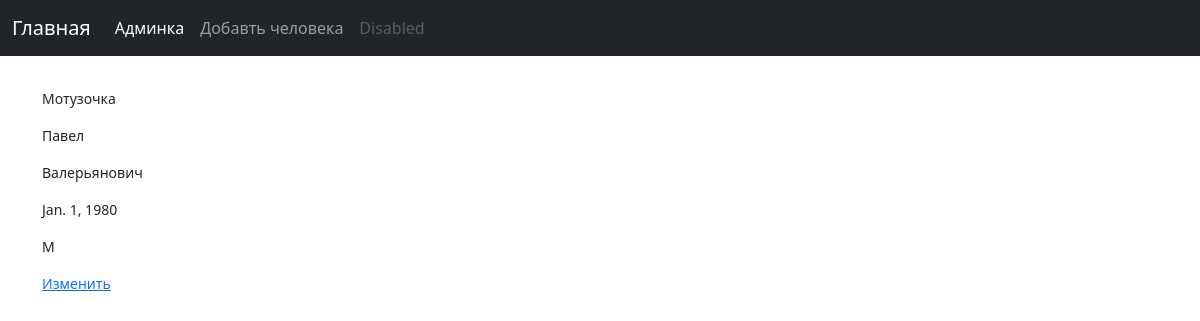
The page /detail/2/ on the database its author committed.
### mobilization/models.py (models this page shows, shortened)
class Person(models.Model):
    STATUS_TYPES_CHOISES = [
        ("M", "Мобилизованный"),
        ("W", "Военнослужащий"),
        ("D", "Погибший"),
        ("C", "Комиссованный"),
        ("L", "Пропавший без вести"),
    ]
    firstname = models.CharField("Фамилия", max_length = 35)
    lastname = models.CharField("Имя", max_length = 35)
    fathername = models.CharField("Отчество", max_length = 35)
    birthday = models.DateField("Дата рождения")
    status = models.CharField("Статус военнослужащего", max_length=1, choices=STATUS_TYPES_CHOISES, blank=False)
    statusdate = models.DateField("Дата получения статуса")
    otherdata = models.CharField("Примечание", max_length = 100)

### mobilization/views.py (the view)
# urls.py: path('detail/<int:pk>/', PersonsDetailView.as_view(), name='persondetail'),
class PersonsDetailView(DetailView):
	model = Person
	template_name = "persondetail.html"
	context_object_name = "person"

### templates/persondetail.html
{% extends 'base.html' %}
{% block content %}
    <p> {{ person.firstname }} </p>
    <p> {{ person.lastname }} </p>
    <p> {{ person.fathername }} </p>
    <p> {{ person.birthday }} </p>
    <p> {{ person.status }} </p>
    <a href="{% url 'personchange' person.pk %}">Изменить</a>
{% endblock content %}

### static/navbar-top-fixed.css (style rules this page uses)
body { min-height: 75rem; padding-top: 4.5rem; }

### rows shown on the page
Person: firstname "Мотузочка", lastname "Павел", fathername "Валерьянович", birthday "Jan. 1, 1980", status "M"
